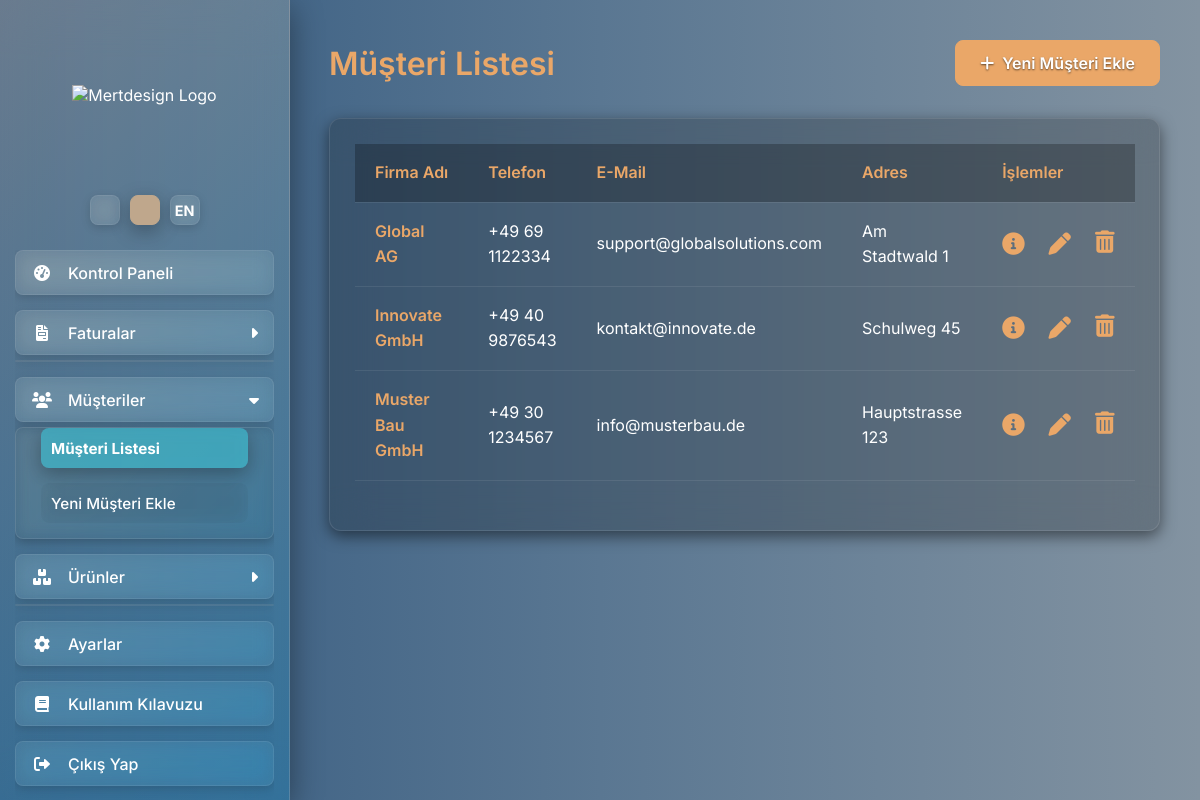
Before: /musteri_listesi (signed in) with the older database file.
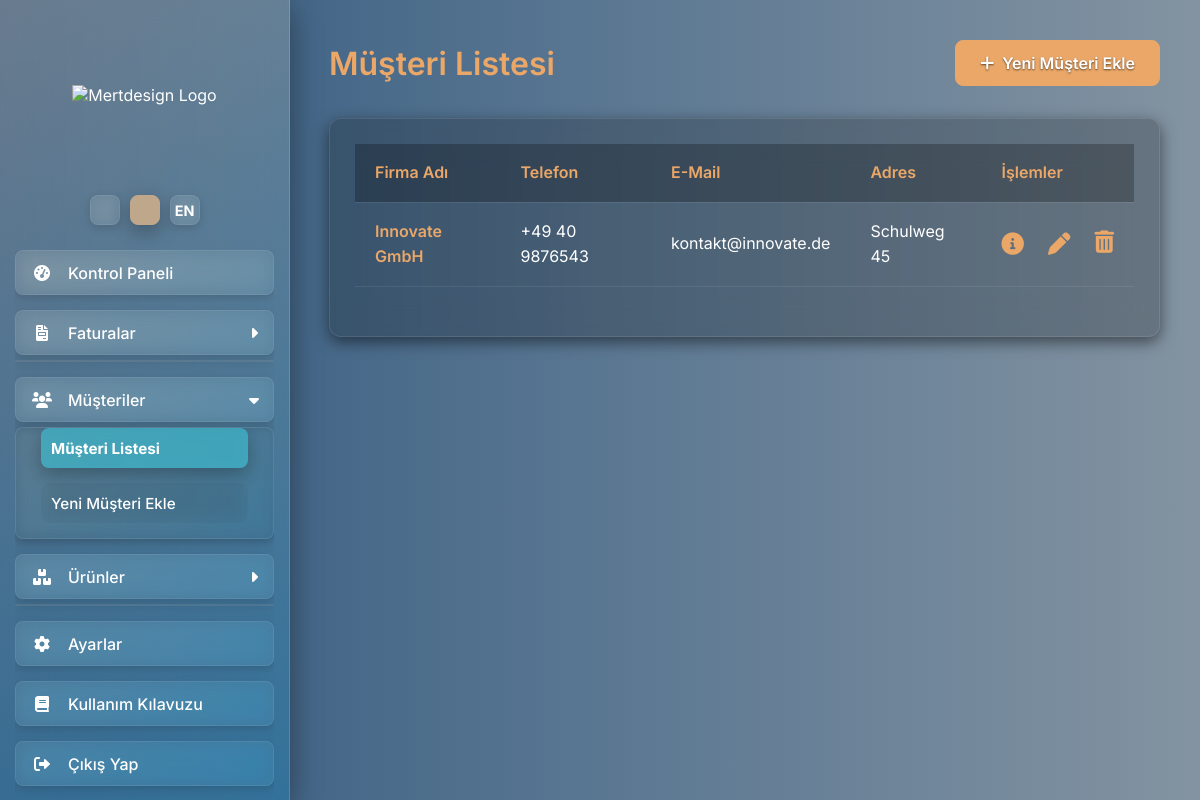
After: the same page with the newer database file.
### app.py (models this page shows)
class Musteri(db.Model):
    id = db.Column(db.Integer, primary_key=True)
    firma_adi = db.Column(db.String(150), nullable=False)
    adres = db.Column(db.String(300), nullable=False)
    vergi_no = db.Column(db.String(50), nullable=True)
    telefon = db.Column(db.String(50), nullable=True)
    email = db.Column(db.String(120), nullable=True)
    ilgili_kisi = db.Column(db.String(100), nullable=True)
    web_adresi = db.Column(db.String(120), nullable=True)
    notlar = db.Column(db.Text, nullable=True)
    faturalar = db.relationship('Fatura', backref='musteri', lazy=True, cascade="all, delete-orphan")
    is_reverse_charge = db.Column(db.Boolean, default=False)

### app.py (the view)
@app.route('/musteri_listesi')
@login_required
def musteri_listesi():
    musteriler = Musteri.query.order_by(Musteri.firma_adi).all()
    return render_template('musteri_listesi.html', musteri_listesi=musteriler)

### app.py (called while the page is built)
def get_locale():
    if not has_request_context():
        return app.config['BABEL_DEFAULT_LOCALE']
    if 'lang' in request.args and request.args['lang'] in current_app.config['LANGUAGES']:
        session['lang'] = request.args['lang']
    if 'lang' in session:
        return session.get('lang')
    return request.accept_languages.best_match(current_app.config['LANGUAGES']) or current_app.config['BABEL_DEFAULT_LOCALE']

@app.before_request
def before_request_locale():
    g.locale = get_locale()

@login_manager.user_loader
def load_user(user_id):
    return User.query.get(int(user_id))

@app.context_processor
def inject_global_data_for_all_templates():
    sirket_profili = SirketProfili.query.first()
    if not sirket_profili:
        sirket_profili = {
            'firma_unvani': _('Yükleniyor...'),
            'adres': '', 'telefon': '', 'email': '', 'web_adresi': '',
            'iban': '', 'bic': '', 'vergi_no': '', 'sirket_no': '', 'banka_adi': ''
        }
    return dict(app=app, profil=sirket_profili, current_user=current_user)

### templates/musteri_listesi.html (shortened to what this page needs)
{% extends "layout.html" %}
{% block content %}
    <div class="page-header">
        <h1 class="page-title">{{ _('Müşteri Listesi') }}</h1>
        <a href="{{ url_for('musteri_ekle') }}" class="btn btn-primary">
            <i class="fas fa-plus"></i> {{ _('Yeni Müşteri Ekle') }}
        </a>
    </div>
    <div class="card">
        {% if musteri_listesi %}
        <div class="overflow-x-auto">
            <table class="items-table w-full">
                <thead>
                    <tr>
                        <th class="text-left">{{ _('Firma Adı') }}</th>
                        <th class="text-left mobile-hide">{{ _('Telefon') }}</th>
                        <th class="text-left mobile-hide">E-Mail</th>
                        <th class="text-left mobile-hide">{{ _('Adres') }}</th>
                        <th class="text-center">{{ _('İşlemler') }}</th>
                    </tr>
                </thead>
                <tbody>
                    {% for musteri in musteri_listesi %}
                    <tr>
                        <td><a href="{{ url_for('musteri_detay', musteri_id=musteri.id) }}" class="customer-name-link">{{ musteri.firma_adi }}</a></td>
                        <td class="mobile-hide">{{ musteri.telefon if musteri.telefon else '-' }}</td>
                        <td class="mobile-hide">{{ musteri.email if musteri.email else '-' }}</td>
                        <td class="mobile-hide">{{ (musteri.adres.split('\n')[0]) if musteri.adres else '-' }}</td>
                        <td class="text-center">
                            <div class="action-icons">
                                <a href="{{ url_for('musteri_detay', musteri_id=musteri.id) }}" title="{{ _('Detayları Görüntüle') }}">
                                    <i class="fas fa-info-circle"></i>
                                </a>
                                <a href="{{ url_for('musteri_duzenle', musteri_id=musteri.id) }}" title="{{ _('Müşteriyi Düzenle') }}">
                                    <i class="fas fa-pen"></i>
                                </a>
                                <form action="{{ url_for('musteri_sil', musteri_id=musteri.id) }}" method="POST" style="display:inline;" onsubmit="return confirm('{{ _('Bu müşteriyi ve tüm faturalarını silmek istediğinizden emin misiniz?') }}');">
                                    <button type="submit" title="{{ _('Müşteriyi Sil') }}">
                                        <i class="fas fa-trash-alt"></i>
                                    </button>
                                </form>
                            </div>
                        </td>
                    </tr>
                    {% endfor %}
                </tbody>
            </table>
        </div>
        {% else %}
        <p class="text-center">{{ _('Henüz hiç müşteri eklenmedi.') }}</p>
        {% endif %}
    </div>
{% endblock content %}

Changed rows visible on the page:
removed Musteri: firma_adi "Global AG", telefon "+49 69 1122334", email "support@globalsolutions.com", adres "Am Stadtwald 1"
removed Musteri: firma_adi "Muster Bau GmbH", telefon "+49 30 1234567", email "info@musterbau.de", adres "Hauptstrasse 123"
